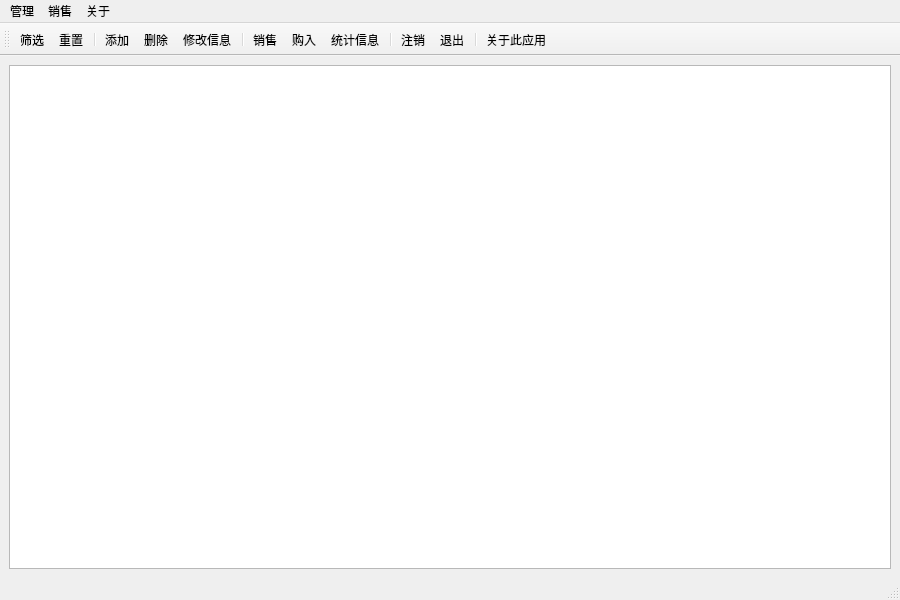
<?xml version="1.0" encoding="UTF-8"?>
<ui version="4.0">
 <class>BookManager</class>
 <widget class="QMainWindow" name="BookManager">
  <property name="geometry">
   <rect>
    <x>0</x>
    <y>0</y>
    <width>900</width>
    <height>600</height>
   </rect>
  </property>
  <property name="minimumSize">
   <size>
    <width>900</width>
    <height>600</height>
   </size>
  </property>
  <property name="windowTitle">
   <string>iYandaBooks 图书管理系统</string>
  </property>
  <property name="windowIcon">
   <iconset resource="src/src.qrc">
    <normaloff>:/icon/icons/icons8-books-96.png</normaloff>:/icon/icons/icons8-books-96.png</iconset>
  </property>
  <widget class="QWidget" name="centralwidget">
   <layout class="QGridLayout" name="gridLayout">
    <item row="0" column="0">
     <widget class="QTableView" name="tableView">
      <property name="minimumSize">
       <size>
        <width>0</width>
        <height>0</height>
       </size>
      </property>
     </widget>
    </item>
   </layout>
  </widget>
  <widget class="QMenuBar" name="menubar">
   <property name="geometry">
    <rect>
     <x>0</x>
     <y>0</y>
     <width>900</width>
     <height>24</height>
    </rect>
   </property>
   <widget class="QMenu" name="menu">
    <property name="title">
     <string>管理</string>
    </property>
    <addaction name="action_filter"/>
    <addaction name="actionrefresh_filter"/>
    <addaction name="separator"/>
    <addaction name="actionadd_book"/>
    <addaction name="actiondelete_book"/>
    <addaction name="actionchange_book"/>
    <addaction name="separator"/>
    <addaction name="actionlogout"/>
    <addaction name="actionexit"/>
   </widget>
   <widget class="QMenu" name="menu_2">
    <property name="title">
     <string>销售</string>
    </property>
    <addaction name="action_3"/>
    <addaction name="actionpurchase"/>
    <addaction name="separator"/>
    <addaction name="actionstatistics"/>
   </widget>
   <widget class="QMenu" name="menu_3">
    <property name="title">
     <string>关于</string>
    </property>
    <addaction name="action_about"/>
   </widget>
   <addaction name="menu"/>
   <addaction name="menu_2"/>
   <addaction name="menu_3"/>
  </widget>
  <widget class="QToolBar" name="toolBar">
   <property name="windowTitle">
    <string>toolBar</string>
   </property>
   <property name="allowedAreas">
    <set>Qt::TopToolBarArea</set>
   </property>
   <property name="iconSize">
    <size>
     <width>36</width>
     <height>36</height>
    </size>
   </property>
   <property name="toolButtonStyle">
    <enum>Qt::ToolButtonTextUnderIcon</enum>
   </property>
   <property name="floatable">
    <bool>false</bool>
   </property>
   <attribute name="toolBarArea">
    <enum>TopToolBarArea</enum>
   </attribute>
   <attribute name="toolBarBreak">
    <bool>false</bool>
   </attribute>
   <addaction name="action_filter"/>
   <addaction name="actionrefresh_filter"/>
   <addaction name="separator"/>
   <addaction name="actionadd_book"/>
   <addaction name="actiondelete_book"/>
   <addaction name="actionchange_book"/>
   <addaction name="separator"/>
   <addaction name="action_3"/>
   <addaction name="actionpurchase"/>
   <addaction name="actionstatistics"/>
   <addaction name="separator"/>
   <addaction name="actionlogout"/>
   <addaction name="actionexit"/>
   <addaction name="separator"/>
   <addaction name="action_about"/>
  </widget>
  <widget class="QStatusBar" name="statusBar"/>
  <action name="actionadd_book">
   <property name="icon">
    <iconset resource="src/src.qrc">
     <normaloff>:/icon/icons/icons8-plus-96.png</normaloff>:/icon/icons/icons8-plus-96.png</iconset>
   </property>
   <property name="text">
    <string>添加</string>
   </property>
   <property name="toolTip">
    <string>添加</string>
   </property>
  </action>
  <action name="actiondelete_book">
   <property name="icon">
    <iconset resource="src/src.qrc">
     <normaloff>:/icon/icons/icons8-remove-96.png</normaloff>:/icon/icons/icons8-remove-96.png</iconset>
   </property>
   <property name="text">
    <string>删除</string>
   </property>
  </action>
  <action name="actionchange_book">
   <property name="icon">
    <iconset resource="src/src.qrc">
     <normaloff>:/icon/icons/icons8-edit-96.png</normaloff>:/icon/icons/icons8-edit-96.png</iconset>
   </property>
   <property name="text">
    <string>修改信息</string>
   </property>
  </action>
  <action name="actionlogout">
   <property name="icon">
    <iconset resource="src/src.qrc">
     <normaloff>:/icon/icons/icons8-key-96.png</normaloff>:/icon/icons/icons8-key-96.png</iconset>
   </property>
   <property name="text">
    <string>注销</string>
   </property>
  </action>
  <action name="action_about">
   <property name="icon">
    <iconset resource="src/src.qrc">
     <normaloff>:/icon/icons/icons8-about-96.png</normaloff>:/icon/icons/icons8-about-96.png</iconset>
   </property>
   <property name="text">
    <string>关于此应用</string>
   </property>
   <property name="toolTip">
    <string>关于</string>
   </property>
  </action>
  <action name="action_3">
   <property name="icon">
    <iconset resource="src/src.qrc">
     <normaloff>:/icon/icons/icons8-sale-96.png</normaloff>:/icon/icons/icons8-sale-96.png</iconset>
   </property>
   <property name="text">
    <string>销售</string>
   </property>
  </action>
  <action name="actionexit">
   <property name="icon">
    <iconset resource="src/src.qrc">
     <normaloff>:/icon/icons/icons8-leave-96.png</normaloff>:/icon/icons/icons8-leave-96.png</iconset>
   </property>
   <property name="text">
    <string>退出</string>
   </property>
  </action>
  <action name="actionpurchase">
   <property name="icon">
    <iconset resource="src/src.qrc">
     <normaloff>:/icon/icons/icons8-buy-96.png</normaloff>:/icon/icons/icons8-buy-96.png</iconset>
   </property>
   <property name="text">
    <string>购入</string>
   </property>
  </action>
  <action name="actionstatistics">
   <property name="icon">
    <iconset resource="src/src.qrc">
     <normaloff>:/icon/icons/icons8-align-bottom-96.png</normaloff>:/icon/icons/icons8-align-bottom-96.png</iconset>
   </property>
   <property name="text">
    <string>统计信息</string>
   </property>
  </action>
  <action name="action_filter">
   <property name="icon">
    <iconset resource="src/src.qrc">
     <normaloff>:/icon/icons/icons8-filter-96.png</normaloff>:/icon/icons/icons8-filter-96.png</iconset>
   </property>
   <property name="text">
    <string>筛选</string>
   </property>
   <property name="toolTip">
    <string>筛选</string>
   </property>
  </action>
  <action name="actionrefresh_filter">
   <property name="icon">
    <iconset resource="src/src.qrc">
     <normaloff>:/icon/icons/icons8-replay-96.png</normaloff>:/icon/icons/icons8-replay-96.png</iconset>
   </property>
   <property name="text">
    <string>重置</string>
   </property>
   <property name="toolTip">
    <string>重置</string>
   </property>
  </action>
  <action name="actiondisable_action_for_selected_row">
   <property name="text">
    <string>disable_action_for_selected_row</string>
   </property>
  </action>
  <action name="actionenable_action_for_selected_row">
   <property name="text">
    <string>enable_action_for_selected_row</string>
   </property>
  </action>
 </widget>
 <resources>
  <include location="src/src.qrc"/>
 </resources>
 <connections/>
</ui>
